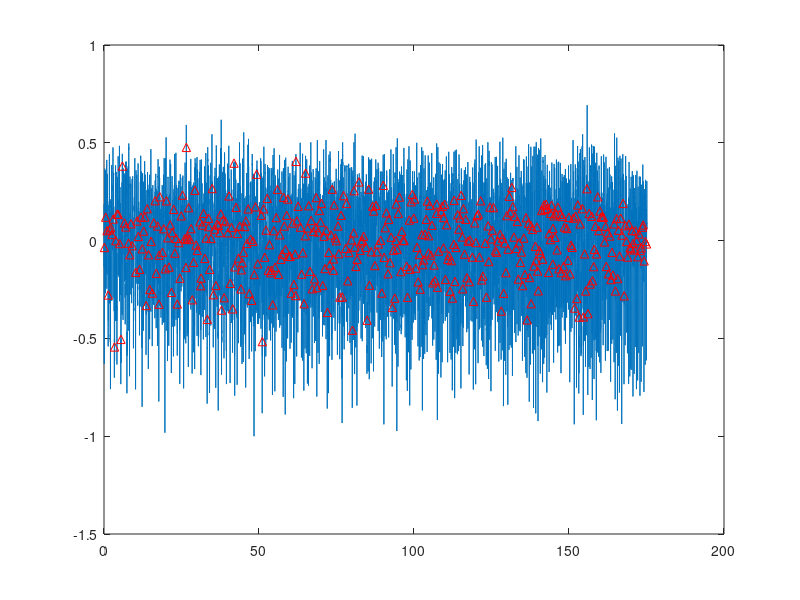

MATLAB code to generate this figure:
close all;
clear all;
load('QuangHuy_140416_ECG.mat');
d=data15';
t=[0:length(d)-1]/200;

%% filter baseline%%%%%%%%%%%%%%%%%%%%%%%%%%%%%%%%%%%%%%%%%%%%%%%%%%%%%%%%%
[a b]=butter(7,[0.5 40]/100);
c = filtfilt(a,b,d);
c=c/max(abs(c));
c=c-mean(c);

%% bandpass filter %%%%%%%%%%%%%%%%%%%%%%%%%%%%%%%%%%%%%%%%%%%%%%%%%%%%%%%%

%LPF
b=[1 0 0 0 0 0 -2 0 0 0 0 0 1];
a=[1 -2 1];
h_LP=filter(b,a,[1 zeros(1,12)]);

x2 = conv (c ,h_LP);
x2 = x2 (6+[1: length(d)]); %cancle delay
x2 = x2/ max( abs(x2 ));

%HPF
b = [-1 0 0 0 0 0 0 0 0 0 0 0 0 0 0 0 32 -32 0 0 0 0 0 0 0 0 0 0 0 0 0 0 1];
a = [1 -1];

h_HP=filter(b,a,[1 zeros(1,32)]); % impulse response of HPF
 
x3 = conv (x2 ,h_HP);
x3 = x3 (16+[1: length(d)]); %cancle delay
x3 = x3/ max( abs(x3 ));
        
%% Make impulse response %%%%%%%%%%%%%%%%%%%%%%%%%%%%%%%%%%%%%%%%%%%%%%%%%%
h = [-1 -2 0 2 1]/8;

% Apply filter
x4 = conv (x3 ,h);
x4 = x4 (2+[1: length(d)]);
x4 = x4/ max( abs(x4 ));

%% Squaring %%%%%%%%%%%%%%%%%%%%%%%%%%%%%%%%%%%%%%%%%%%%%%%%%%%%%%%%%%%%%%%
x5 = x4 .^2;
x5 = x5/ max( abs(x5 ));

%% Make impulse response %%%%%%%%%%%%%%%%%%%%%%%%%%%%%%%%%%%%%%%%%%%%%%%%%%
h = ones (1 ,31)/31;

% Apply filter
x6 = conv (x5 ,h);
x6 = x6 (15+[1: length(d)]);
x6 = x6/ max( abs(x6 ));

max_h = max(x6);
thresh = mean (x6 );
baseline=thresh*max_h;
poss_reg =(x6>baseline);

left = find(diff([0 poss_reg])==1);
right = find(diff([poss_reg 0])==-1);

for i=1:length(left)
    %detect J point
    J_loc(i)=right(i);          %J point is the end of QRS offset
    J_value(i)=c(J_loc(i));
end
%% plot figure
figure
plot (t(1:length(c)),c);
hold on;
plot(t(J_loc),J_value, 'r^');

%% clear some veriable
clear -regexp data x
clear a b baseline d h h_HP h_LP max_h t thresh 

